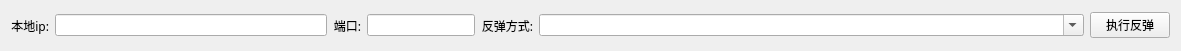
     <widget class="QWidget" name="layoutWidget_3">
      <property name="geometry">
       <rect>
        <x>10</x>
        <y>70</y>
        <width>1181</width>
        <height>51</height>
       </rect>
      </property>
      <layout class="QHBoxLayout" name="horizontalLayout_18">
       <item>
        <widget class="QLabel" name="ipaddrLabel_3">
         <property name="font">
          <font>
           <family>Kaiti SC</family>
          </font>
         </property>
         <property name="text">
          <string>本地ip:</string>
         </property>
         <property name="alignment">
          <set>Qt::AlignRight|Qt::AlignTrailing|Qt::AlignVCenter</set>
         </property>
        </widget>
       </item>
       <item>
        <widget class="QLineEdit" name="lipaddrlineEdit_3">
         <property name="sizePolicy">
          <sizepolicy hsizetype="Expanding" vsizetype="Fixed">
           <horstretch>1</horstretch>
           <verstretch>0</verstretch>
          </sizepolicy>
         </property>
        </widget>
       </item>
       <item>
        <widget class="QLabel" name="lportLabel_3">
         <property name="font">
          <font>
           <family>Kaiti SC</family>
          </font>
         </property>
         <property name="text">
          <string>端口:</string>
         </property>
         <property name="alignment">
          <set>Qt::AlignRight|Qt::AlignTrailing|Qt::AlignVCenter</set>
         </property>
        </widget>
       </item>
       <item>
        <widget class="QLineEdit" name="lport_3"/>
       </item>
       <item>
        <widget class="QLabel" name="reboundLabel_3">
         <property name="font">
          <font>
           <family>Kaiti SC</family>
          </font>
         </property>
         <property name="text">
          <string>反弹方式:</string>
         </property>
         <property name="alignment">
          <set>Qt::AlignRight|Qt::AlignTrailing|Qt::AlignVCenter</set>
         </property>
        </widget>
       </item>
       <item>
        <widget class="QComboBox" name="reboundCombo_3">
         <property name="sizePolicy">
          <sizepolicy hsizetype="Expanding" vsizetype="Fixed">
           <horstretch>2</horstretch>
           <verstretch>2</verstretch>
          </sizepolicy>
         </property>
         <property name="toolTip">
          <string>Specify your name</string>
         </property>
         <property name="editable">
          <bool>true</bool>
         </property>
        </widget>
       </item>
       <item>
        <widget class="QPushButton" name="reboundButton_3">
         <property name="font">
          <font>
           <family>Kaiti SC</family>
          </font>
         </property>
         <property name="text">
          <string>执行反弹</string>
         </property>
        </widget>
       </item>
      </layout>
     </widget>
